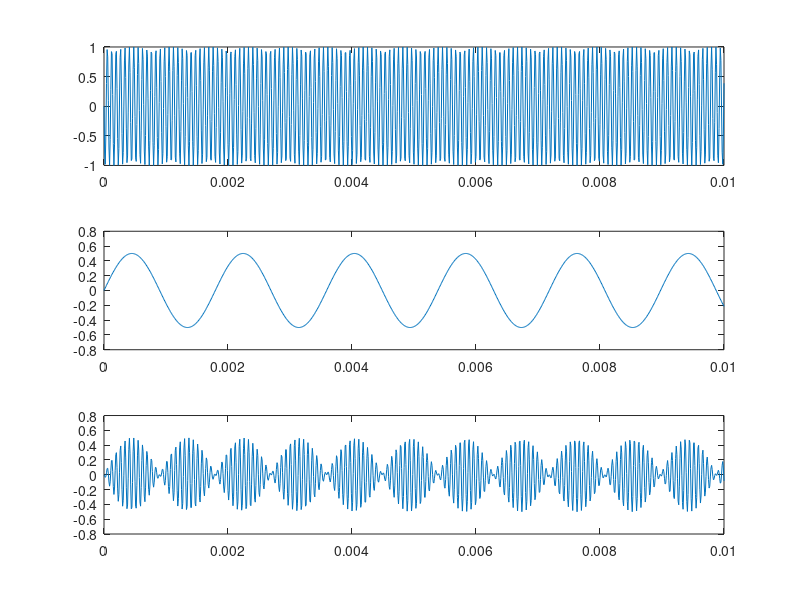

This figure's MATLAB source:
t = 0:0.00001:0.01;
St = sin(540000*t);
subplot(3, 1, 1)
plot(t, St)

Sm = 0.5*sin(3500*t);
subplot(3, 1, 2)
plot(t, Sm)

Sam = St.*Sm;
subplot(3, 1, 3)
plot(t, Sam)